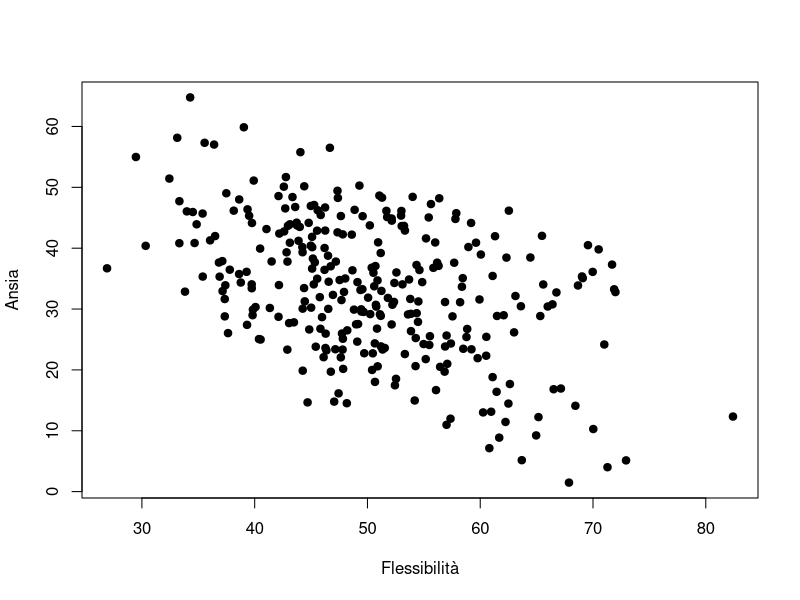
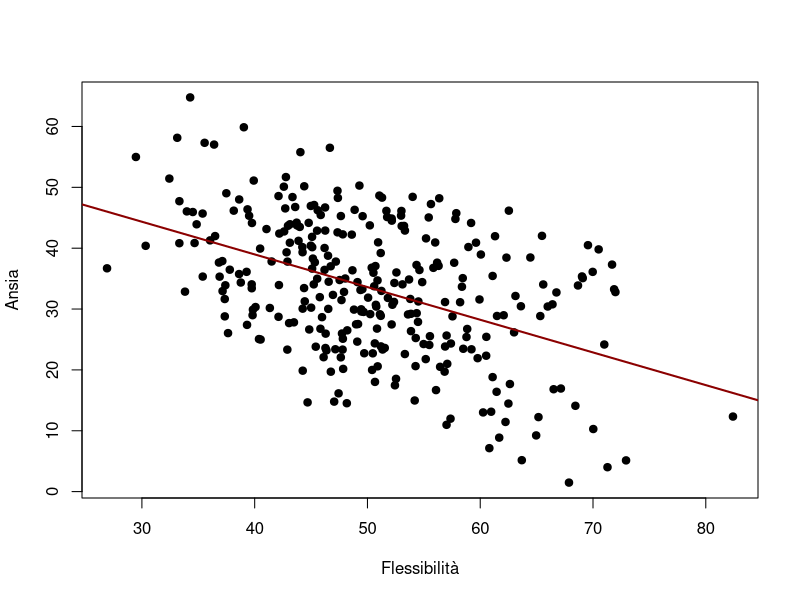
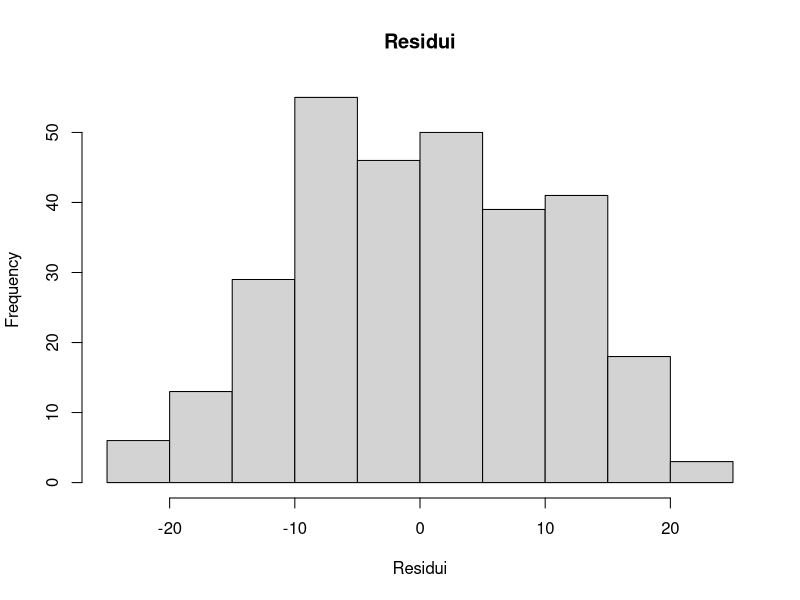
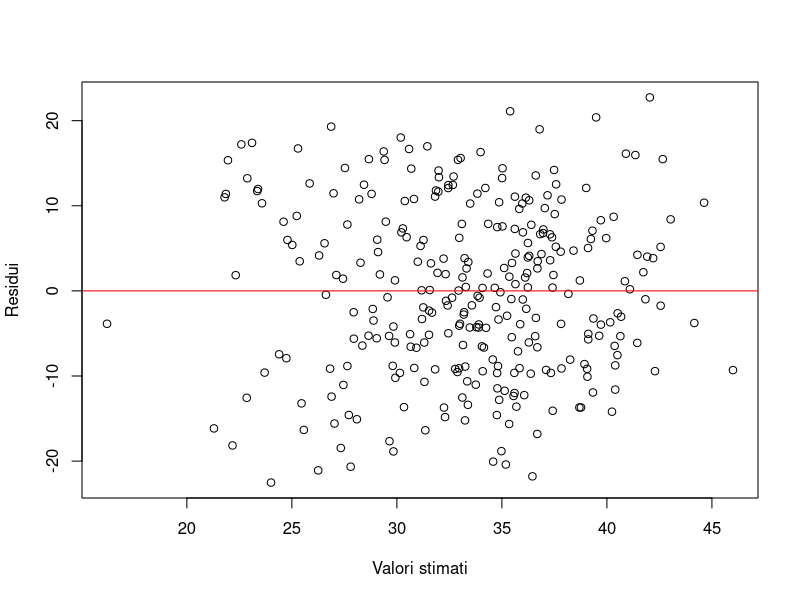
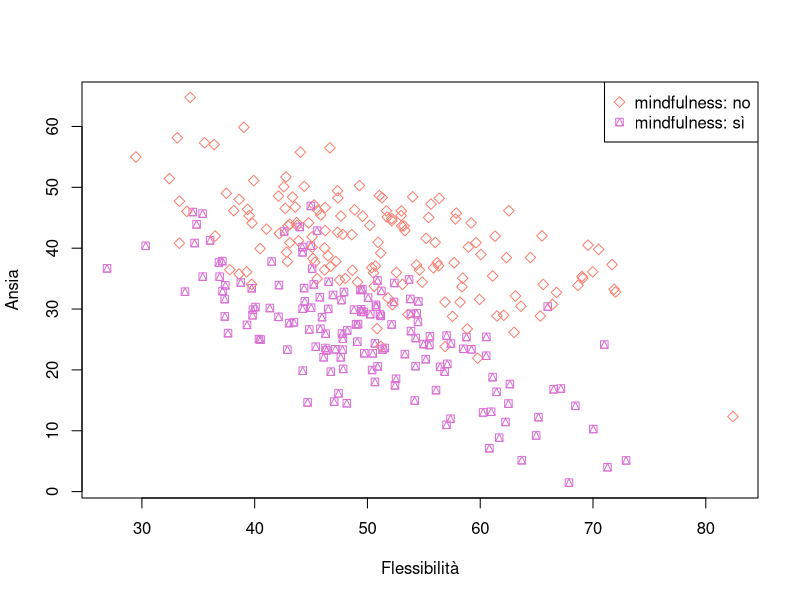
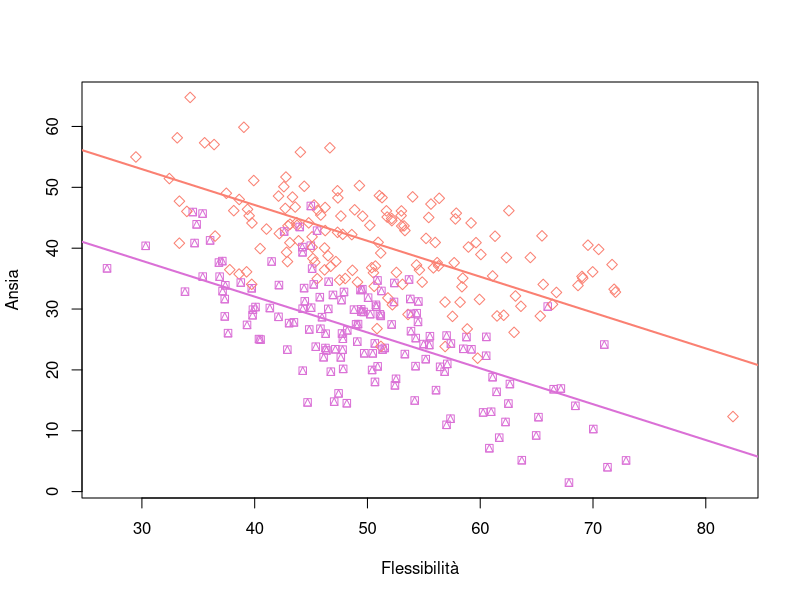
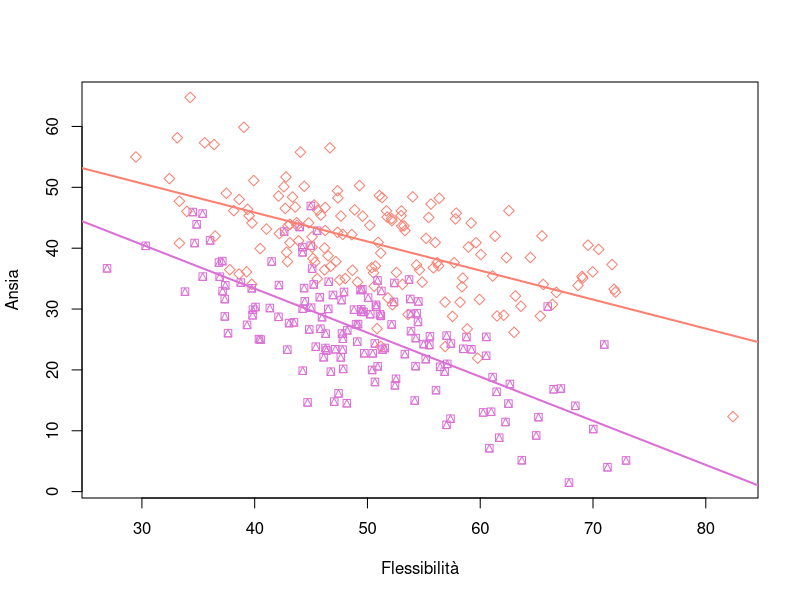
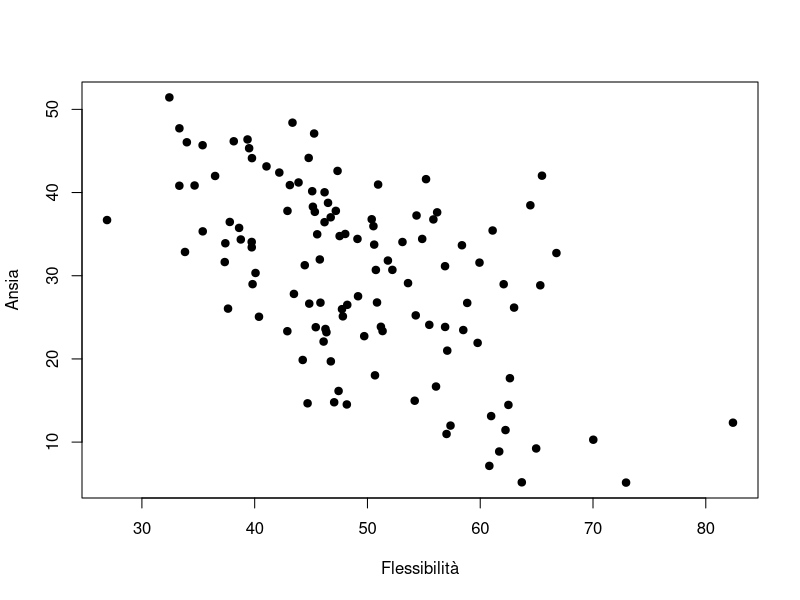

Recreate these plots in R, in order.
## ---- chunk 1
# myvar/echovar/evalvar = F: testo (output-file "Esercizi-Rmod7_esercizi-seconda-serie.html")
# myvar/echovar/evalvar = T: soluzioni (output-file "Esercizi-Rmod7_soluzioni-seconda-serie.html", subtitle "Soluzioni")
myvar = F
echovar = F
evalvar = F
knitr::opts_chunk$set(include = myvar,
                      echo = echovar,
                      eval = evalvar)
## ---- chunk 2
#| include: false
#| eval: true
data = read.csv("regressione-completa.csv")
## ---- chunk 3
data = read.csv("regressione-completa.csv")
head(data)
str(data)
## ---- chunk 4
plot(data$ansia ~ data$flessibilita, pch = 19,
     xlab = "Flessibilità", ylab = "Ansia")
## ---- chunk 5
#| echo: false
cat("Dal grafico si intuisce una relazione negativa")
## ---- chunk 6
m = lm(ansia ~ flessibilita, data = data)
summary(m)
## ---- chunk 7
#| echo: false
cat("Entrambi i parametri del modello sono significativi. Il coefficiente
angolare negativo conferma la relazione negativa tra le variabili: all'aumentare
della flessibilità l'ansia diminuisce in media. Il modello spiega circa
il 20% della variabilità dell'ansia")
## ---- chunk 8
plot(data$ansia ~ data$flessibilita, pch = 19,
     xlab = "Flessibilità", ylab = "Ansia")
abline(m, col = "darkred", lwd = 2)
## ---- chunk 9
modelcoef = data.frame(summary(m)$coefficients)
qquantile90 = qt(.95, m$df.residual)
delta = qquantile90 * modelcoef$Std..Error
data.frame(limInf = modelcoef$Estimate - delta,
           limSup = modelcoef$Estimate + delta,
           row.names = rownames(modelcoef))
# confronto con la funzione confint()
confint(m, level = .90)
## ---- chunk 10
hist(m$residuals, main = "Residui", xlab = "Residui")
plot(m$fitted.values, m$residuals,
     xlab = "Valori stimati", ylab = "Residui")
abline(h = 0, col = "red")
## ---- chunk 11
#| echo: false
cat("I residui sono centrati sullo 0 e distribuiti in modo abbastanza simmetrico. 
Nel grafico residui-valori stimati non c'è un andamento lineare, ma la dispersione 
è ampia: nel modello mancano variabili importanti (es. la pratica di mindfulness), 
che vengono inserite nell'esercizio successivo")
## ---- chunk 12
plot(data$ansia ~ data$flessibilita,
     pch = ifelse(data$mindfulness == "no", 5, 14),
     col = ifelse(data$mindfulness == "no", "salmon", "orchid"),
     xlab = "Flessibilità", ylab = "Ansia")
legend("topright", pch = c(5, 14), col = c("salmon", "orchid"),
       legend = c("mindfulness: no", "mindfulness: sì"))
## ---- chunk 13
mparall = lm(ansia ~ flessibilita + mindfulness, data = data)
summary(mparall)
## ---- chunk 14
#| echo: false
cat("Il modello è significativo, insieme a tutti i parametri stimati.
A parità di flessibilità, chi pratica mindfulness ha in media un livello di ansia più basso.
Il modello spiega più del 60% della variabilità dell'ansia")
## ---- chunk 15
parallCoef = coef(mparall)
# mindfulness = no: ansia* = b0 + b1 * flessibilita
c(intercetta = parallCoef[1], pendenza = parallCoef[2])
# mindfulness = sì: ansia* = (b0 + b2) + b1 * flessibilita
c(intercetta = parallCoef[1] + parallCoef[3], pendenza = parallCoef[2])

plot(data$ansia ~ data$flessibilita,
     pch = ifelse(data$mindfulness == "no", 5, 14),
     col = ifelse(data$mindfulness == "no", "salmon", "orchid"),
     xlab = "Flessibilità", ylab = "Ansia")
abline(parallCoef[1], parallCoef[2], col = "salmon", lwd = 2)
abline(parallCoef[1] + parallCoef[3], parallCoef[2], col = "orchid", lwd = 2)
## ---- chunk 16
minter = lm(ansia ~ flessibilita * mindfulness, data = data)
summary(minter)
## ---- chunk 17
#| echo: false
cat("Il modello è significativo. Sono significativi tutti i parametri tranne
l'effetto principale della mindfulness, che rappresenta la differenza tra i gruppi
quando la flessibilità è 0. L'interazione è significativa e negativa: tra chi pratica
mindfulness la relazione negativa tra flessibilità e ansia è più forte.
Il modello spiega circa il 67% della variabilità dell'ansia")
## ---- chunk 18
interCoef = coef(minter)
# mindfulness = no: ansia* = b0 + b1 * flessibilita
c(intercetta = interCoef[1], pendenza = interCoef[2])
# mindfulness = sì: ansia* = (b0 + b2) + (b1 + b3) * flessibilita
c(intercetta = interCoef[1] + interCoef[3],
  pendenza = interCoef[2] + interCoef[4])

plot(data$ansia ~ data$flessibilita,
     pch = ifelse(data$mindfulness == "no", 5, 14),
     col = ifelse(data$mindfulness == "no", "salmon", "orchid"),
     xlab = "Flessibilità", ylab = "Ansia")
abline(interCoef[1], interCoef[2], col = "salmon", lwd = 2)
abline(interCoef[1] + interCoef[3], interCoef[2] + interCoef[4],
       col = "orchid", lwd = 2)
## ---- chunk 19
d1 = data[data$attivita == "yoga", ]
nrow(d1)
## ---- chunk 20
plot(ansia ~ flessibilita, data = d1, pch = 19,
     xlab = "Flessibilità", ylab = "Ansia")
## ---- chunk 21
myoga = lm(ansia ~ flessibilita, data = d1)
summary(myoga)
## ---- chunk 22
#| echo: false
cat("Anche tra chi pratica yoga la relazione tra flessibilità e ansia è negativa
e significativa")
## ---- chunk 23
boxplot(ansia ~ attivita, data = data,
        xlab = "Attività", ylab = "Ansia")
tapply(data$ansia, data$attivita, mean)
## ---- chunk 24
matt = lm(ansia ~ attivita, data = data)
summary(matt)
anova(matt)
## ---- chunk 25
#| echo: false
cat("Il gruppo di riferimento è 'altro' (primo livello in ordine alfabetico).
L'intercetta è la media dell'ansia nel gruppo 'altro'.
I coefficienti di pilates e yoga sono le differenze tra le medie di questi gruppi
e la media del gruppo 'altro': entrambi sono negativi e significativi.
Il test F (anche nella tabella dell'ANOVA) è significativo:
almeno una media è diversa dalle altre.
Il modello spiega però solo il 7% circa della variabilità dell'ansia")
## ---- chunk 26
data$attivitaPilates = factor(data$attivita,
                              levels = c("pilates", "altro", "yoga"))
mattPilates = lm(ansia ~ attivitaPilates, data = data)
summary(mattPilates)
## ---- chunk 27
#| echo: false
cat("Ora il gruppo di riferimento è 'pilates': il coefficiente di yoga è la differenza
tra la media di yoga e quella di pilates. Il test t su questo coefficiente risponde
alla domanda. Il test F sul modello non cambia, perché il modello è lo stesso")
